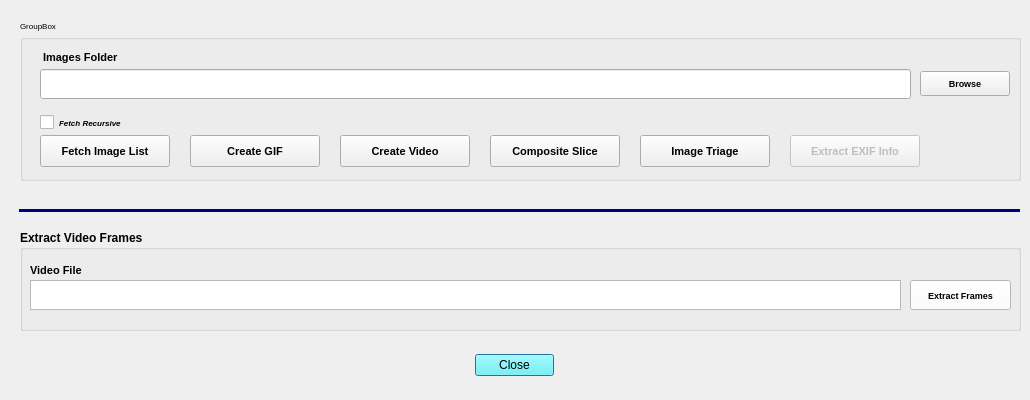
<?xml version="1.0" encoding="UTF-8"?>
<ui version="4.0">
 <class>Dialog</class>
 <widget class="QDialog" name="Dialog">
  <property name="geometry">
   <rect>
    <x>0</x>
    <y>0</y>
    <width>1030</width>
    <height>400</height>
   </rect>
  </property>
  <property name="font">
   <font>
    <family>Arial</family>
    <pointsize>6</pointsize>
   </font>
  </property>
  <property name="windowTitle">
   <string>Data Exploration</string>
  </property>
  <widget class="Line" name="line_2">
   <property name="geometry">
    <rect>
     <x>19</x>
     <y>200</y>
     <width>1001</width>
     <height>21</height>
    </rect>
   </property>
   <property name="minimumSize">
    <size>
     <width>0</width>
     <height>0</height>
    </size>
   </property>
   <property name="font">
    <font>
     <family>Arial</family>
     <pointsize>6</pointsize>
     <weight>75</weight>
     <bold>true</bold>
    </font>
   </property>
   <property name="styleSheet">
    <string notr="true">color: rgb(0, 0, 127);</string>
   </property>
   <property name="frameShadow">
    <enum>QFrame::Plain</enum>
   </property>
   <property name="lineWidth">
    <number>3</number>
   </property>
   <property name="midLineWidth">
    <number>0</number>
   </property>
   <property name="orientation">
    <enum>Qt::Horizontal</enum>
   </property>
  </widget>
  <widget class="QDialogButtonBox" name="buttonBox">
   <property name="geometry">
    <rect>
     <x>475</x>
     <y>345</y>
     <width>79</width>
     <height>41</height>
    </rect>
   </property>
   <property name="font">
    <font>
     <family>Calibri</family>
     <pointsize>12</pointsize>
     <weight>75</weight>
     <bold>true</bold>
     <kerning>true</kerning>
    </font>
   </property>
   <property name="autoFillBackground">
    <bool>false</bool>
   </property>
   <property name="styleSheet">
    <string notr="true">background-color: rgb(85, 255, 255);
color: rgb(0, 0, 0);</string>
   </property>
   <property name="orientation">
    <enum>Qt::Horizontal</enum>
   </property>
   <property name="standardButtons">
    <set>QDialogButtonBox::Close</set>
   </property>
  </widget>
  <widget class="QGroupBox" name="groupBox">
   <property name="geometry">
    <rect>
     <x>20</x>
     <y>230</y>
     <width>1001</width>
     <height>101</height>
    </rect>
   </property>
   <property name="font">
    <font>
     <family>Arial</family>
     <pointsize>9</pointsize>
     <weight>75</weight>
     <bold>true</bold>
    </font>
   </property>
   <property name="styleSheet">
    <string notr="true"/>
   </property>
   <property name="title">
    <string>Extract Video Frames</string>
   </property>
   <widget class="QPushButton" name="pushButton_ExtractFrames">
    <property name="geometry">
     <rect>
      <x>890</x>
      <y>50</y>
      <width>101</width>
      <height>30</height>
     </rect>
    </property>
    <property name="font">
     <font>
      <family>Arial</family>
      <pointsize>7</pointsize>
      <weight>75</weight>
      <bold>true</bold>
     </font>
    </property>
    <property name="autoFillBackground">
     <bool>false</bool>
    </property>
    <property name="styleSheet">
     <string notr="true">color: rgb(0, 0, 0);
background-color: rgb(255, 255, 255);</string>
    </property>
    <property name="text">
     <string>Extract Frames</string>
    </property>
   </widget>
   <widget class="QListWidget" name="MSTlistWidgetVideoFiles">
    <property name="geometry">
     <rect>
      <x>10</x>
      <y>50</y>
      <width>871</width>
      <height>30</height>
     </rect>
    </property>
    <property name="font">
     <font>
      <family>Arial</family>
      <pointsize>8</pointsize>
      <weight>75</weight>
      <bold>true</bold>
     </font>
    </property>
    <property name="styleSheet">
     <string notr="true"/>
    </property>
   </widget>
   <widget class="QLabel" name="label_14">
    <property name="geometry">
     <rect>
      <x>10</x>
      <y>30</y>
      <width>180</width>
      <height>21</height>
     </rect>
    </property>
    <property name="font">
     <font>
      <family>Arial</family>
      <pointsize>8</pointsize>
      <weight>75</weight>
      <bold>true</bold>
     </font>
    </property>
    <property name="styleSheet">
     <string notr="true"/>
    </property>
    <property name="text">
     <string>Video File</string>
    </property>
   </widget>
  </widget>
  <widget class="QGroupBox" name="groupBox_2">
   <property name="geometry">
    <rect>
     <x>20</x>
     <y>20</y>
     <width>1001</width>
     <height>161</height>
    </rect>
   </property>
   <property name="title">
    <string>GroupBox</string>
   </property>
   <widget class="QPushButton" name="pushButton_BrowseImageFolder">
    <property name="geometry">
     <rect>
      <x>900</x>
      <y>51</y>
      <width>90</width>
      <height>25</height>
     </rect>
    </property>
    <property name="font">
     <font>
      <family>Arial</family>
      <pointsize>7</pointsize>
      <weight>75</weight>
      <bold>true</bold>
     </font>
    </property>
    <property name="text">
     <string>Browse</string>
    </property>
   </widget>
   <widget class="QLabel" name="label_10">
    <property name="geometry">
     <rect>
      <x>23</x>
      <y>27</y>
      <width>180</width>
      <height>20</height>
     </rect>
    </property>
    <property name="font">
     <font>
      <family>Arial</family>
      <pointsize>8</pointsize>
      <weight>75</weight>
      <bold>true</bold>
     </font>
    </property>
    <property name="text">
     <string>Images Folder</string>
    </property>
   </widget>
   <widget class="QLineEdit" name="lineEdit_images_folder">
    <property name="geometry">
     <rect>
      <x>20</x>
      <y>49</y>
      <width>871</width>
      <height>30</height>
     </rect>
    </property>
    <property name="font">
     <font>
      <family>Arial</family>
      <pointsize>10</pointsize>
      <weight>50</weight>
      <bold>false</bold>
      <underline>false</underline>
     </font>
    </property>
    <property name="toolTip">
     <string extracomment="Select the folder which contains images that you want to operate on for this GRIME AI session."/>
    </property>
   </widget>
   <widget class="QPushButton" name="pushButton_CreateEXIFFile">
    <property name="enabled">
     <bool>false</bool>
    </property>
    <property name="geometry">
     <rect>
      <x>770</x>
      <y>115</y>
      <width>130</width>
      <height>32</height>
     </rect>
    </property>
    <property name="font">
     <font>
      <family>Arial</family>
      <pointsize>8</pointsize>
      <weight>75</weight>
      <bold>true</bold>
     </font>
    </property>
    <property name="toolTip">
     <string>This feature is only available with images saved on your computer.</string>
    </property>
    <property name="text">
     <string>Extract EXIF Info</string>
    </property>
   </widget>
   <widget class="QCheckBox" name="checkBox_FetchRecursive">
    <property name="geometry">
     <rect>
      <x>20</x>
      <y>92</y>
      <width>121</width>
      <height>21</height>
     </rect>
    </property>
    <property name="font">
     <font>
      <family>Arial</family>
      <pointsize>6</pointsize>
      <weight>75</weight>
      <italic>true</italic>
      <bold>true</bold>
     </font>
    </property>
    <property name="toolTip">
     <string>Check this box if you want to include in the search all folders beneath the folder provided.</string>
    </property>
    <property name="text">
     <string>Fetch Recursive</string>
    </property>
   </widget>
   <widget class="QPushButton" name="pushButton_FetchImageList">
    <property name="geometry">
     <rect>
      <x>20</x>
      <y>115</y>
      <width>130</width>
      <height>32</height>
     </rect>
    </property>
    <property name="font">
     <font>
      <family>Arial</family>
      <pointsize>8</pointsize>
      <weight>75</weight>
      <italic>false</italic>
      <bold>true</bold>
     </font>
    </property>
    <property name="toolTip">
     <string>Check this box to create a video from the images clicked through or when the play button is clicked.</string>
    </property>
    <property name="text">
     <string>Fetch Image List</string>
    </property>
   </widget>
   <widget class="QPushButton" name="pushButton_CreateGIF">
    <property name="geometry">
     <rect>
      <x>170</x>
      <y>115</y>
      <width>130</width>
      <height>32</height>
     </rect>
    </property>
    <property name="font">
     <font>
      <family>Arial</family>
      <pointsize>8</pointsize>
      <weight>75</weight>
      <italic>false</italic>
      <bold>true</bold>
     </font>
    </property>
    <property name="toolTip">
     <string>Check this box to create a video from the images clicked through or when the play button is clicked.</string>
    </property>
    <property name="text">
     <string>Create GIF</string>
    </property>
   </widget>
   <widget class="QPushButton" name="pushButton_CreateVideo">
    <property name="geometry">
     <rect>
      <x>320</x>
      <y>115</y>
      <width>130</width>
      <height>32</height>
     </rect>
    </property>
    <property name="font">
     <font>
      <family>Arial</family>
      <pointsize>8</pointsize>
      <weight>75</weight>
      <italic>false</italic>
      <bold>true</bold>
     </font>
    </property>
    <property name="toolTip">
     <string>Check this box to create a video from the images clicked through or when the play button is clicked.</string>
    </property>
    <property name="text">
     <string>Create Video</string>
    </property>
   </widget>
   <widget class="QPushButton" name="pushButton_create_composite_slice">
    <property name="geometry">
     <rect>
      <x>470</x>
      <y>115</y>
      <width>130</width>
      <height>32</height>
     </rect>
    </property>
    <property name="font">
     <font>
      <family>Arial</family>
      <pointsize>8</pointsize>
      <weight>75</weight>
      <bold>true</bold>
     </font>
    </property>
    <property name="toolTip">
     <string>This feature is only available with images saved on your computer.</string>
    </property>
    <property name="text">
     <string>Composite Slice</string>
    </property>
   </widget>
   <widget class="QPushButton" name="pushButton_triage_images">
    <property name="enabled">
     <bool>true</bool>
    </property>
    <property name="geometry">
     <rect>
      <x>620</x>
      <y>115</y>
      <width>130</width>
      <height>32</height>
     </rect>
    </property>
    <property name="font">
     <font>
      <family>Arial</family>
      <pointsize>8</pointsize>
      <weight>75</weight>
      <bold>true</bold>
     </font>
    </property>
    <property name="toolTip">
     <string>This feature is only available with images saved on your computer.</string>
    </property>
    <property name="text">
     <string>Image Triage</string>
    </property>
   </widget>
  </widget>
 </widget>
 <resources/>
 <connections>
  <connection>
   <sender>buttonBox</sender>
   <signal>accepted()</signal>
   <receiver>Dialog</receiver>
   <slot>accept()</slot>
   <hints>
    <hint type="sourcelabel">
     <x>248</x>
     <y>254</y>
    </hint>
    <hint type="destinationlabel">
     <x>157</x>
     <y>274</y>
    </hint>
   </hints>
  </connection>
  <connection>
   <sender>buttonBox</sender>
   <signal>rejected()</signal>
   <receiver>Dialog</receiver>
   <slot>reject()</slot>
   <hints>
    <hint type="sourcelabel">
     <x>316</x>
     <y>260</y>
    </hint>
    <hint type="destinationlabel">
     <x>286</x>
     <y>274</y>
    </hint>
   </hints>
  </connection>
 </connections>
</ui>
